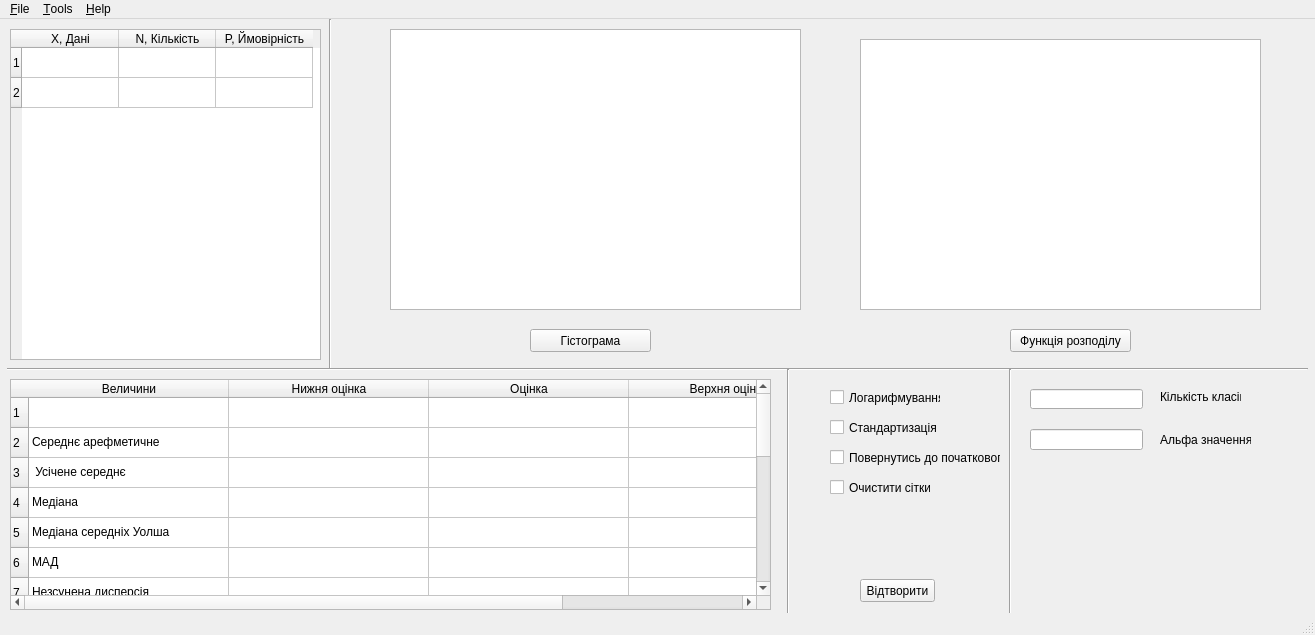
<?xml version="1.0" encoding="UTF-8"?>
<ui version="4.0">
 <class>MainWindow</class>
 <widget class="QMainWindow" name="MainWindow">
  <property name="geometry">
   <rect>
    <x>0</x>
    <y>0</y>
    <width>1315</width>
    <height>635</height>
   </rect>
  </property>
  <property name="windowTitle">
   <string>Робота з даними</string>
  </property>
  <widget class="QWidget" name="centralwidget">
   <widget class="QGraphicsView" name="graphicsView">
    <property name="geometry">
     <rect>
      <x>390</x>
      <y>10</y>
      <width>411</width>
      <height>281</height>
     </rect>
    </property>
   </widget>
   <widget class="QGraphicsView" name="graphicsView_2">
    <property name="geometry">
     <rect>
      <x>860</x>
      <y>20</y>
      <width>401</width>
      <height>271</height>
     </rect>
    </property>
   </widget>
   <widget class="QPushButton" name="pushBtn_make_hist">
    <property name="geometry">
     <rect>
      <x>530</x>
      <y>310</y>
      <width>121</width>
      <height>23</height>
     </rect>
    </property>
    <property name="text">
     <string>Гістограма</string>
    </property>
   </widget>
   <widget class="QPushButton" name="pushButton">
    <property name="geometry">
     <rect>
      <x>1010</x>
      <y>310</y>
      <width>121</width>
      <height>23</height>
     </rect>
    </property>
    <property name="text">
     <string>Функція розподілу</string>
    </property>
   </widget>
   <widget class="Line" name="line">
    <property name="geometry">
     <rect>
      <x>320</x>
      <y>0</y>
      <width>20</width>
      <height>351</height>
     </rect>
    </property>
    <property name="orientation">
     <enum>Qt::Vertical</enum>
    </property>
   </widget>
   <widget class="Line" name="line_2">
    <property name="geometry">
     <rect>
      <x>7</x>
      <y>340</y>
      <width>1301</width>
      <height>20</height>
     </rect>
    </property>
    <property name="orientation">
     <enum>Qt::Horizontal</enum>
    </property>
   </widget>
   <widget class="QTableWidget" name="tableWidget_Loaded_data_from_file">
    <property name="geometry">
     <rect>
      <x>10</x>
      <y>10</y>
      <width>311</width>
      <height>331</height>
     </rect>
    </property>
    <property name="sizeAdjustPolicy">
     <enum>QAbstractScrollArea::AdjustIgnored</enum>
    </property>
    <property name="rowCount">
     <number>2</number>
    </property>
    <property name="columnCount">
     <number>3</number>
    </property>
    <attribute name="horizontalHeaderDefaultSectionSize">
     <number>97</number>
    </attribute>
    <row/>
    <row/>
    <column>
     <property name="text">
      <string>X, Дані</string>
     </property>
    </column>
    <column>
     <property name="text">
      <string>N, Кількість</string>
     </property>
    </column>
    <column>
     <property name="text">
      <string>P, Ймовірність</string>
     </property>
    </column>
   </widget>
   <widget class="QTableWidget" name="tableWidget_Chisl_haract">
    <property name="geometry">
     <rect>
      <x>10</x>
      <y>360</y>
      <width>761</width>
      <height>231</height>
     </rect>
    </property>
    <property name="rowCount">
     <number>18</number>
    </property>
    <property name="columnCount">
     <number>4</number>
    </property>
    <attribute name="horizontalHeaderDefaultSectionSize">
     <number>200</number>
    </attribute>
    <row/>
    <row/>
    <row/>
    <row/>
    <row/>
    <row/>
    <row/>
    <row/>
    <row/>
    <row/>
    <row/>
    <row/>
    <row/>
    <row/>
    <row/>
    <row/>
    <row/>
    <row/>
    <column>
     <property name="text">
      <string>Величини</string>
     </property>
    </column>
    <column>
     <property name="text">
      <string>Нижня оцінка</string>
     </property>
    </column>
    <column>
     <property name="text">
      <string>Оцінка</string>
     </property>
    </column>
    <column>
     <property name="text">
      <string>Верхня оцінка</string>
     </property>
    </column>
    <item row="0" column="0">
     <property name="text">
      <string/>
     </property>
     <property name="font">
      <font>
       <italic>false</italic>
      </font>
     </property>
    </item>
    <item row="1" column="0">
     <property name="text">
      <string>Середнє арефметичне</string>
     </property>
    </item>
    <item row="2" column="0">
     <property name="text">
      <string> Усічене середнє</string>
     </property>
    </item>
    <item row="3" column="0">
     <property name="text">
      <string>Медіана</string>
     </property>
    </item>
    <item row="4" column="0">
     <property name="text">
      <string>Медіана середніх Уолша</string>
     </property>
    </item>
    <item row="5" column="0">
     <property name="text">
      <string>МАД</string>
     </property>
    </item>
    <item row="6" column="0">
     <property name="text">
      <string>Незсунена дисперсія</string>
     </property>
    </item>
    <item row="7" column="0">
     <property name="text">
      <string>Зсунена дисперсія</string>
     </property>
    </item>
    <item row="8" column="0">
     <property name="text">
      <string>Незс. Сер. квад. відхилення</string>
     </property>
    </item>
    <item row="9" column="0">
     <property name="text">
      <string>Зсунене сер. квад. відхилення</string>
     </property>
    </item>
    <item row="10" column="0">
     <property name="text">
      <string>Коеф. асиметрії</string>
     </property>
    </item>
    <item row="11" column="0">
     <property name="text">
      <string>Коеф. асиметрії зсунений</string>
     </property>
    </item>
    <item row="12" column="0">
     <property name="text">
      <string>Коефіцієнт ексцесу, зсунений</string>
     </property>
    </item>
    <item row="13" column="0">
     <property name="text">
      <string>Коефіцієнт ексцесу, незсунений</string>
     </property>
    </item>
    <item row="14" column="0">
     <property name="text">
      <string>Коефіцієнт контрексцесу</string>
     </property>
    </item>
    <item row="15" column="0">
     <property name="text">
      <string>Коефіцієнт варіації Пірсона</string>
     </property>
    </item>
    <item row="16" column="0">
     <property name="text">
      <string>Мінімум</string>
     </property>
    </item>
    <item row="17" column="0">
     <property name="text">
      <string>Максимум</string>
     </property>
    </item>
   </widget>
   <widget class="Line" name="line_3">
    <property name="geometry">
     <rect>
      <x>780</x>
      <y>350</y>
      <width>16</width>
      <height>261</height>
     </rect>
    </property>
    <property name="orientation">
     <enum>Qt::Vertical</enum>
    </property>
   </widget>
   <widget class="QCheckBox" name="checkBox_loharifm">
    <property name="geometry">
     <rect>
      <x>830</x>
      <y>370</y>
      <width>111</width>
      <height>17</height>
     </rect>
    </property>
    <property name="text">
     <string>Логарифмування</string>
    </property>
   </widget>
   <widget class="QCheckBox" name="checkBox_standartizaciya">
    <property name="geometry">
     <rect>
      <x>830</x>
      <y>400</y>
      <width>111</width>
      <height>17</height>
     </rect>
    </property>
    <property name="text">
     <string>Стандартизація</string>
    </property>
   </widget>
   <widget class="QCheckBox" name="checkBox_back_to_start">
    <property name="geometry">
     <rect>
      <x>830</x>
      <y>430</y>
      <width>171</width>
      <height>17</height>
     </rect>
    </property>
    <property name="text">
     <string>Повернутись до початкового</string>
    </property>
   </widget>
   <widget class="QCheckBox" name="checkBox_clear_graphs">
    <property name="geometry">
     <rect>
      <x>830</x>
      <y>460</y>
      <width>101</width>
      <height>17</height>
     </rect>
    </property>
    <property name="text">
     <string>Очистити сітки</string>
    </property>
   </widget>
   <widget class="QPushButton" name="pushButton_chec_box_run">
    <property name="geometry">
     <rect>
      <x>860</x>
      <y>560</y>
      <width>75</width>
      <height>23</height>
     </rect>
    </property>
    <property name="text">
     <string>Відтворити</string>
    </property>
   </widget>
   <widget class="Line" name="line_4">
    <property name="geometry">
     <rect>
      <x>1000</x>
      <y>350</y>
      <width>20</width>
      <height>251</height>
     </rect>
    </property>
    <property name="orientation">
     <enum>Qt::Vertical</enum>
    </property>
   </widget>
   <widget class="QLineEdit" name="lineEdit_take_alpha">
    <property name="geometry">
     <rect>
      <x>1030</x>
      <y>410</y>
      <width>113</width>
      <height>21</height>
     </rect>
    </property>
   </widget>
   <widget class="QLabel" name="label">
    <property name="geometry">
     <rect>
      <x>1160</x>
      <y>410</y>
      <width>91</width>
      <height>21</height>
     </rect>
    </property>
    <property name="text">
     <string>Альфа значення</string>
    </property>
   </widget>
   <widget class="QLineEdit" name="countClasses">
    <property name="geometry">
     <rect>
      <x>1030</x>
      <y>370</y>
      <width>113</width>
      <height>20</height>
     </rect>
    </property>
   </widget>
   <widget class="QLabel" name="label_2">
    <property name="geometry">
     <rect>
      <x>1160</x>
      <y>370</y>
      <width>81</width>
      <height>16</height>
     </rect>
    </property>
    <property name="text">
     <string>Кількість класів</string>
    </property>
   </widget>
  </widget>
  <widget class="QStatusBar" name="statusbar"/>
  <widget class="QMenuBar" name="menubar">
   <property name="geometry">
    <rect>
     <x>0</x>
     <y>0</y>
     <width>1315</width>
     <height>21</height>
    </rect>
   </property>
   <widget class="QMenu" name="menu_File">
    <property name="title">
     <string>&amp;File</string>
    </property>
    <addaction name="actionOpen"/>
    <addaction name="actionSave"/>
    <addaction name="actionExit"/>
   </widget>
   <widget class="QMenu" name="menu_Tools">
    <property name="title">
     <string>&amp;Tools</string>
    </property>
   </widget>
   <widget class="QMenu" name="menu_Help">
    <property name="title">
     <string>&amp;Help</string>
    </property>
    <widget class="QMenu" name="menuAbout">
     <property name="title">
      <string>About</string>
     </property>
     <addaction name="separator"/>
     <addaction name="actionAbout_software"/>
     <addaction name="actionAbout_developer"/>
    </widget>
    <addaction name="menuAbout"/>
   </widget>
   <addaction name="menu_File"/>
   <addaction name="menu_Tools"/>
   <addaction name="menu_Help"/>
  </widget>
  <action name="actionOpen">
   <property name="text">
    <string>Open</string>
   </property>
  </action>
  <action name="actionSave">
   <property name="text">
    <string>Save</string>
   </property>
  </action>
  <action name="actionExit">
   <property name="text">
    <string>Exit</string>
   </property>
  </action>
  <action name="actionAbout_software">
   <property name="text">
    <string>About software</string>
   </property>
  </action>
  <action name="actionAbout_developer">
   <property name="text">
    <string>About developer</string>
   </property>
  </action>
 </widget>
 <resources/>
 <connections/>
</ui>
